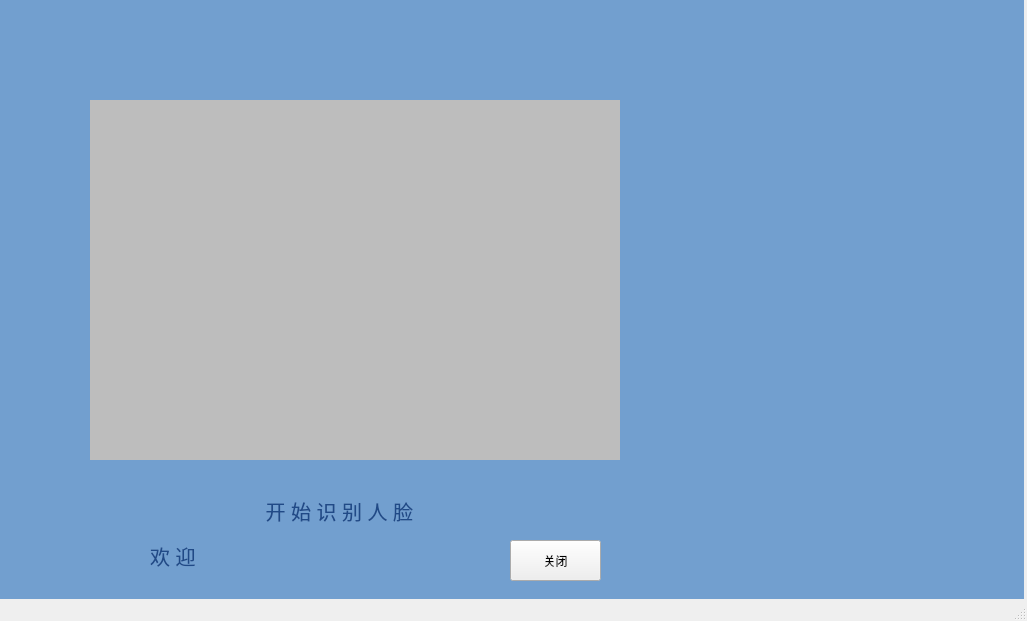
<?xml version="1.0" encoding="UTF-8"?>
<ui version="4.0">
 <class>recognize</class>
 <widget class="QMainWindow" name="recognize">
  <property name="geometry">
   <rect>
    <x>0</x>
    <y>0</y>
    <width>1027</width>
    <height>621</height>
   </rect>
  </property>
  <property name="windowTitle">
   <string>MainWindow</string>
  </property>
  <property name="styleSheet">
   <string notr="true"/>
  </property>
  <widget class="QWidget" name="centralwidget">
   <widget class="QLabel" name="label">
    <property name="geometry">
     <rect>
      <x>0</x>
      <y>0</y>
      <width>1024</width>
      <height>600</height>
     </rect>
    </property>
    <property name="font">
     <font>
      <weight>75</weight>
      <bold>true</bold>
     </font>
    </property>
    <property name="styleSheet">
     <string notr="true">background-color: rgb(114, 159, 207);
image: url(:/new/prefix1/menu5.jpg);</string>
    </property>
    <property name="text">
     <string/>
    </property>
   </widget>
   <widget class="QLabel" name="hm_label">
    <property name="geometry">
     <rect>
      <x>740</x>
      <y>70</y>
      <width>191</width>
      <height>61</height>
     </rect>
    </property>
    <property name="font">
     <font>
      <pointsize>30</pointsize>
     </font>
    </property>
    <property name="text">
     <string/>
    </property>
   </widget>
   <widget class="QLabel" name="ymd_label">
    <property name="geometry">
     <rect>
      <x>780</x>
      <y>130</y>
      <width>161</width>
      <height>61</height>
     </rect>
    </property>
    <property name="font">
     <font>
      <pointsize>16</pointsize>
     </font>
    </property>
    <property name="text">
     <string/>
    </property>
   </widget>
   <widget class="QLabel" name="open_lable">
    <property name="geometry">
     <rect>
      <x>90</x>
      <y>100</y>
      <width>530</width>
      <height>360</height>
     </rect>
    </property>
    <property name="styleSheet">
     <string notr="true">
background-color: rgb(189, 189, 189);</string>
    </property>
    <property name="text">
     <string/>
    </property>
   </widget>
   <widget class="QLabel" name="label_2">
    <property name="geometry">
     <rect>
      <x>260</x>
      <y>490</y>
      <width>191</width>
      <height>41</height>
     </rect>
    </property>
    <property name="font">
     <font>
      <pointsize>15</pointsize>
     </font>
    </property>
    <property name="styleSheet">
     <string notr="true">color: rgb(32, 74, 135);</string>
    </property>
    <property name="text">
     <string> 开 始 识 别 人 脸</string>
    </property>
   </widget>
   <widget class="QLabel" name="label_3">
    <property name="geometry">
     <rect>
      <x>150</x>
      <y>540</y>
      <width>61</width>
      <height>31</height>
     </rect>
    </property>
    <property name="font">
     <font>
      <pointsize>15</pointsize>
      <weight>50</weight>
      <bold>false</bold>
     </font>
    </property>
    <property name="styleSheet">
     <string notr="true">color: rgb(32, 74, 135);</string>
    </property>
    <property name="text">
     <string>欢 迎</string>
    </property>
   </widget>
   <widget class="QLabel" name="name_label">
    <property name="geometry">
     <rect>
      <x>220</x>
      <y>540</y>
      <width>131</width>
      <height>31</height>
     </rect>
    </property>
    <property name="font">
     <font>
      <pointsize>15</pointsize>
     </font>
    </property>
    <property name="styleSheet">
     <string notr="true">color: rgb(32, 74, 135);</string>
    </property>
    <property name="text">
     <string/>
    </property>
   </widget>
   <widget class="QPushButton" name="closebt">
    <property name="geometry">
     <rect>
      <x>510</x>
      <y>540</y>
      <width>91</width>
      <height>41</height>
     </rect>
    </property>
    <property name="text">
     <string>关闭</string>
    </property>
   </widget>
   <widget class="QLabel" name="id_label">
    <property name="geometry">
     <rect>
      <x>370</x>
      <y>540</y>
      <width>131</width>
      <height>31</height>
     </rect>
    </property>
    <property name="font">
     <font>
      <pointsize>15</pointsize>
     </font>
    </property>
    <property name="styleSheet">
     <string notr="true">color: rgb(32, 74, 135);</string>
    </property>
    <property name="text">
     <string/>
    </property>
   </widget>
  </widget>
  <widget class="QStatusBar" name="statusbar"/>
 </widget>
 <resources/>
 <connections/>
</ui>
